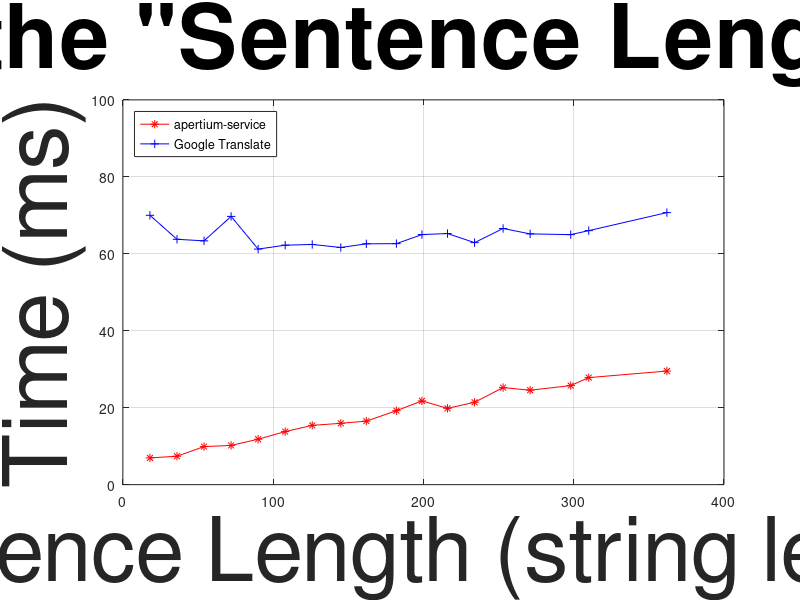

This figure's MATLAB source: (Note: this script raises an error after producing the figure.)
len = [18, 36, 54, 72, 90, 108, 126, 145, 162, 182, 199, 216, 234, 253, 271, 298, 310, 362];
msa = [1780, 1892, 2534, 2609, 3023, 3531, 3945, 4082, 4227, 4920, 5575, 5077, 5481, 6458, 6284, 6591, 7122, 7560] ./ 256;
msg = [17921, 16325, 16222, 17848, 15674, 15933, 15981, 15780, 16024, 16035, 16639, 16707, 16104, 17044, 16684, 16635, 16901, 18101] ./ 256;

threads = [1, 2, 3, 4, 5, 6, 7, 8];
msat = [7416, 3914, 2844, 2802, 3574, 4697, 5178, 5198] ./ 256;
msgt = [16495, 8257, 6001, 4516, 3724, 2817, 2411, 2085] ./ 256;

set(0, "Defaulttextfontsize", 64);

plot(len, msa, '-*r;apertium-service;', 
	len, msg, '-+b;Google Translate;');

title ('Comparison in the "Sentence Length - Time" space', 'FontSize', 64);
xlabel ('Sentence Length (string length)', 'FontSize', 64);
ylabel ('Time (ms)', 'FontSize', 64);
legend ('location', 'northwest');
legend ('boxon');

grid ('on');
ylim([0, 100]);

print('lentime.png', '-dpng', '-F:64');

replot;

plot(threads, msat, '-*r;apertium-service;',
	threads, msgt, '-+b;Google Translate;');

title ('Comparison in the "Concurrent Requests - Time" space', 'FontSize', 64);
xlabel ('Concurrent Requests (num)', 'FontSize', 64);
ylabel ('Time (ms)', 'FontSize', 64);
legend ('location', 'northwest');
legend ('boxon');

grid ('on');
ylim([0, 100]);

print('threadstime.png', '-dpng', '-F:64');

replot;
